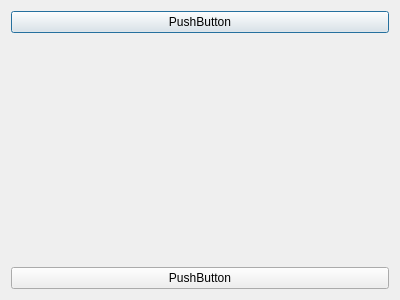
<?xml version="1.0" encoding="UTF-8"?>
<ui version="4.0">
 <class>Dialog</class>
 <widget class="QDialog" name="Dialog">
  <property name="geometry">
   <rect>
    <x>0</x>
    <y>0</y>
    <width>400</width>
    <height>300</height>
   </rect>
  </property>
  <property name="windowTitle">
   <string>Dialog</string>
  </property>
  <layout class="QVBoxLayout" name="verticalLayout">
   <item>
    <widget class="QPushButton" name="pushButton">
     <property name="text">
      <string>PushButton</string>
     </property>
    </widget>
   </item>
   <item>
    <spacer name="verticalSpacer">
     <property name="orientation">
      <enum>Qt::Vertical</enum>
     </property>
     <property name="sizeHint" stdset="0">
      <size>
       <width>20</width>
       <height>217</height>
      </size>
     </property>
    </spacer>
   </item>
   <item>
    <widget class="QPushButton" name="pushButton_2">
     <property name="text">
      <string>PushButton</string>
     </property>
    </widget>
   </item>
  </layout>
 </widget>
 <resources/>
 <connections/>
</ui>
